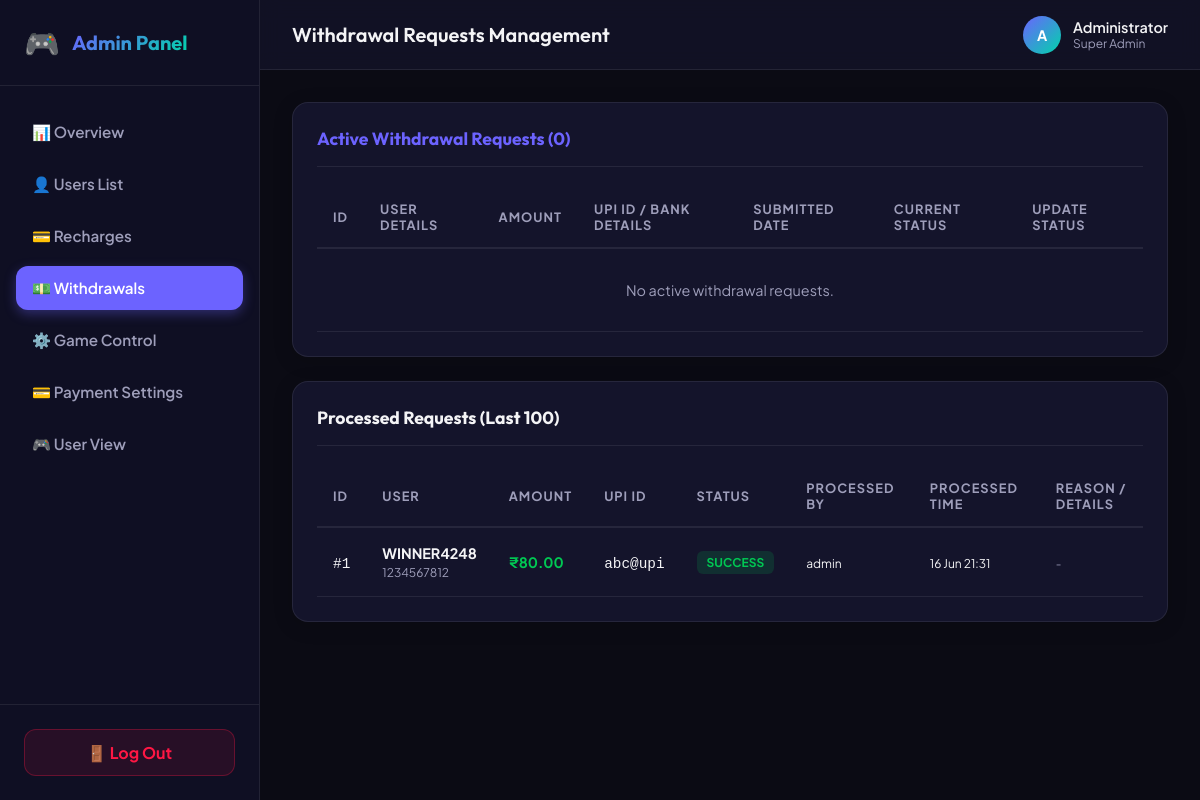
Screenshot of /admin-dashboard/withdraws/ (signed in) with the database file from the repository.
### wallet/models.py (models this page shows, shortened)
class Withdraw(models.Model):
    STATUS_CHOICES = [
        ('pending', 'Pending'),
        ('processing', 'Processing'),
        ('success', 'Success'),
        ('rejected', 'Rejected'),
    ]
    user = models.ForeignKey(settings.AUTH_USER_MODEL, on_delete=models.CASCADE, related_name='withdraws')
    amount = models.DecimalField(max_digits=10, decimal_places=2)
    upi_id = models.CharField(max_length=100)
    bank_name = models.CharField(max_length=100)
    account_holder_name = models.CharField(max_length=100)
    status = models.CharField(max_length=20, choices=STATUS_CHOICES, default='pending')
    processed_by = models.ForeignKey(
        settings.AUTH_USER_MODEL,
        on_delete=models.SET_NULL,
        null=True,
        blank=True,
        related_name='processed_withdraws',
        limit_choices_to={'is_staff': True}
    )
    processed_at = models.DateTimeField(null=True, blank=True)
    rejection_reason = models.TextField(null=True, blank=True)
    created_at = models.DateTimeField(auto_now_add=True)
    updated_at = models.DateTimeField(auto_now=True)
    class Meta:
        ordering = ['-created_at']
        verbose_name_plural = 'Withdraw Requests'

### core/models.py (models this page shows, shortened)
class User(AbstractUser):
    uid = models.IntegerField(unique=True, editable=False, default=generate_uid)
    username = models.CharField(max_length=20, unique=True, default=generate_username)
    name = models.CharField(max_length=100)
    mobile = models.CharField(max_length=15, unique=True)
    email = models.EmailField(unique=True)
    referral_code = models.CharField(max_length=10, unique=True, default=generate_referral_code)
    referred_by = models.ForeignKey('self', on_delete=models.SET_NULL, null=True, blank=True, related_name='referred_users')
    is_blocked = models.BooleanField(default=False)
    blocked_at = models.DateTimeField(null=True, blank=True)
    blocked_reason = models.TextField(null=True, blank=True)
    profile_image = models.ImageField(upload_to='profile_images/', null=True, blank=True)
    created_at = models.DateTimeField(auto_now_add=True)
    updated_at = models.DateTimeField(auto_now=True)
    last_login_at = models.DateTimeField(null=True, blank=True)
    USERNAME_FIELD = 'mobile'
    REQUIRED_FIELDS = ['email', 'name']
    objects = CustomUserManager()
    class Meta:
        ordering = ['-created_at']

### core/admin_views.py (the view)
    @login_required(login_url='login')
    def _wrapped_view(request, *args, **kwargs):
        if not (request.user.is_superuser or request.user.is_staff):
            return HttpResponseForbidden("Access Denied: You are not authorized to view this page.")
        return view_func(request, *args, **kwargs)

### core/admin_views.py (called while the page is built)
def admin_required(view_func):
    @login_required(login_url='login')
    def _wrapped_view(request, *args, **kwargs):
        if not (request.user.is_superuser or request.user.is_staff):
            return HttpResponseForbidden("Access Denied: You are not authorized to view this page.")
        return view_func(request, *args, **kwargs)
    return _wrapped_view

@admin_required
def admin_withdraws_view(request):
    pending_withdraws = Withdraw.objects.filter(status__in=['pending', 'processing']).order_by('-created_at')
    processed_withdraws = Withdraw.objects.filter(status__in=['success', 'rejected']).order_by('-created_at')[:100]
    context = {
        'pending_withdraws': pending_withdraws,
        'processed_withdraws': processed_withdraws,
    }
    return render(request, 'admin_custom/withdraws.html', context)

### core/context_processors.py (called while the page is built)
def site_settings(request):
    return {
        'SITE_NAME': 'Color Prediction',
        'SITE_SETTING': {
            'admin_upi': getattr(settings, 'ADMIN_UPI', 'Not configured'),
            'admin_qr': getattr(settings, 'ADMIN_QR', ''),
        },
        'GAME_SETTINGS': settings.GAME_SETTINGS,
    }

### templates/admin_custom/withdraws.html (shortened to what this page needs)
{% extends 'admin_custom/base_admin.html' %}
{% block page_title %}Withdrawal Requests Management{% endblock %}
{% block nav_withdraws %}active{% endblock %}
{% block admin_content %}
<div class="card">
    <div class="card-header">
        <span class="card-title" style="color: var(--primary);">Active Withdrawal Requests ({{ pending_withdraws|length }})</span>
    </div>
    <div class="table-responsive">
        <table class="table">
            <thead>
                <tr>
                    <th>ID</th>
                    <th>User Details</th>
                    <th>Amount</th>
                    <th>UPI ID / Bank details</th>
                    <th>Submitted Date</th>
                    <th>Current Status</th>
                    <th>Update Status</th>
                </tr>
            </thead>
            <tbody>
                {% for w in pending_withdraws %}
                <tr>
                    <td><code>#{{ w.id }}</code></td>
                    <td>
                        <strong>{{ w.user.name }}</strong><br>
                        <small style="color: var(--text-secondary);">@{{ w.user.username }}</small><br>
                        <small style="color: var(--text-secondary);">{{ w.user.mobile }}</small>
                    </td>
                    <td style="color: var(--color-red); font-size: 1.1rem; font-weight: 700;">₹{{ w.amount }}</td>
                    <td>
                        <strong>UPI ID: <code>{{ w.upi_id }}</code></strong><br>
                        <small style="color: var(--text-secondary);">Bank: {{ w.bank_name }}</small><br>
                        <small style="color: var(--text-secondary);">Name: {{ w.account_holder_name }}</small>
                    </td>
                    <td><small>{{ w.created_at|date:"d M Y H:i" }}</small></td>
                    <td>
                        <span class="badge {% if w.status == 'pending' %}badge-pending{% elif w.status == 'processing' %}badge-processing{% elif w.status == 'success' %}badge-success{% else %}badge-danger{% endif %}">
                            {{ w.get_status_display }}
                        </span>
                    </td>
                    <td>
                        <form method="post" action="{% url 'admin_withdraw_update_status' w.id %}" style="display: flex; flex-direction: column; gap: 6px; width: 180px;">
                            {% csrf_token %}
                            <select name="status" class="form-control" onchange="onStatusSelect(this, {{ w.id }})" style="padding: 4px 8px; font-size: 0.85rem; background: var(--dark-bg);">
                                <option value="pending" {% if w.status == 'pending' %}selected{% endif %}>Pending</option>
                                <option value="processing" {% if w.status == 'processing' %}selected{% endif %}>Processing</option>
                                <option value="success" {% if w.status == 'success' %}selected{% endif %}>Complete (Success)</option>
                                <option value="rejected" {% if w.status == 'rejected' %}selected{% endif %}>Reject Request</option>
                            </select>
                            <div id="reject-reason-box-{{ w.id }}" style="display: none;">
                                <input type="text" name="reason" class="form-control" placeholder="Rejection reason" style="padding: 4px 8px; font-size: 0.8rem; margin-top: 4px;">
                            </div>
                            <button type="submit" class="btn btn-sm btn-primary" style="margin-top: 4px; padding: 4px 8px; font-size: 0.8rem;">Update</button>
                        </form>
                    </td>
                </tr>
                {% empty %}
                <tr>
                    <td colspan="7" style="text-align: center; color: var(--text-secondary); padding: 32px;">No active withdrawal requests.</td>
                </tr>
                {% endfor %}
            </tbody>
        </table>
    </div>
</div>
<div class="card">
    <div class="card-header">
        <span class="card-title">Processed Requests (Last 100)</span>
    </div>
    <div class="table-responsive">
        <table class="table">
            <thead>
                <tr>
                    <th>ID</th>
                    <th>User</th>
                    <th>Amount</th>
                    <th>UPI ID</th>
                    <th>Status</th>
                    <th>Processed By</th>
                    <th>Processed Time</th>
                    <th>Reason / Details</th>
                </tr>
            </thead>
            <tbody>
                {% for w in processed_withdraws %}
                <tr>
                    <td><code>#{{ w.id }}</code></td>
                    <td>
                        <strong>{{ w.user.username }}</strong><br>
                        <small style="color: var(--text-secondary);">{{ w.user.mobile }}</small>
                    </td>
                    <td style="font-weight: 700; color: {% if w.status == 'success' %}var(--color-green){% else %}var(--color-red){% endif %};">₹{{ w.amount }}</td>
                    <td><code>{{ w.upi_id }}</code></td>
                    <td>
                        <span class="badge {% if w.status == 'success' %}badge-success{% else %}badge-danger{% endif %}">
                            {{ w.get_status_display }}
                        </span>
                    </td>
                    <td><small>{{ w.processed_by.username|default:"-" }}</small></td>
                    <td><small>{{ w.processed_at|date:"d M H:i"|default:"-" }}</small></td>
                    <td style="max-width: 250px; font-size: 0.85rem; color: var(--text-secondary);"><small>{{ w.rejection_reason|default:"-" }}</small></td>
                </tr>
                {% empty %}
                <tr>
                    <td colspan="8" style="text-align: center; color: var(--text-secondary); padding: 24px;">No processed withdrawal records.</td>
                </tr>
                {% endfor %}
            </tbody>
        </table>
    </div>
</div>
{% endblock %}

### templates/admin_custom/base_admin.html (style rules this page uses)
:root { --primary: #6C63FF; --primary-dark: #5A52E0; --secondary: #00D4AA; --dark-bg: #0B0B14; --card-bg: #14142B; --sidebar-bg: #0F0F23; --border-color: rgba(255, 255, 255, 0.08); --text-main: #F4F4F6; --text-secondary: #9E9EBA; --color-green: #00C853; --color-red: #FF1744; --color-violet: #AA00FF; --color-warning: #FFB800; }
* { margin: 0; padding: 0; box-sizing: border-box; }
body { font-family: 'Plus Jakarta Sans', sans-serif; background-color: var(--dark-bg); color: var(--text-main); min-height: 100vh; display: flex; overflow-x: hidden; }
.card { background-color: var(--card-bg); border: 1px solid var(--border-color); border-radius: 16px; padding: 24px; margin-bottom: 24px; box-shadow: 0 4px 20px rgba(0, 0, 0, 0.15); }
.card-header { display: flex; justify-content: space-between; align-items: center; margin-bottom: 20px; border-bottom: 1px solid var(--border-color); padding-bottom: 16px; }
.card-title { font-family: 'Outfit', sans-serif; font-size: 1.1rem; font-weight: 700; }
.table-responsive { width: 100%; overflow-x: auto; }
.table { width: 100%; border-collapse: collapse; text-align: left; }
.table th { padding: 14px 16px; font-weight: 700; font-size: 0.8rem; text-transform: uppercase; letter-spacing: 1px; color: var(--text-secondary); border-bottom: 2px solid var(--border-color); }
.table td { padding: 16px; border-bottom: 1px solid var(--border-color); font-size: 0.9rem; color: var(--text-main); vertical-align: middle; }
.badge { display: inline-flex; padding: 4px 10px; border-radius: 6px; font-size: 0.75rem; font-weight: 700; text-transform: uppercase; }
.badge-success { background-color: rgba(0, 200, 83, 0.15); color: var(--color-green); }

### rows the page displays
Withdraw: id "1", user.username "WINNER4248", user.mobile "1234567812", amount "80.00", upi_id "abc@upi", status "SUCCESS", processed_by.username "admin", processed_at "16 Jun 21:31", rejection_reason "-"

### other values shown
{{ pending_withdraws|length }} "0"
